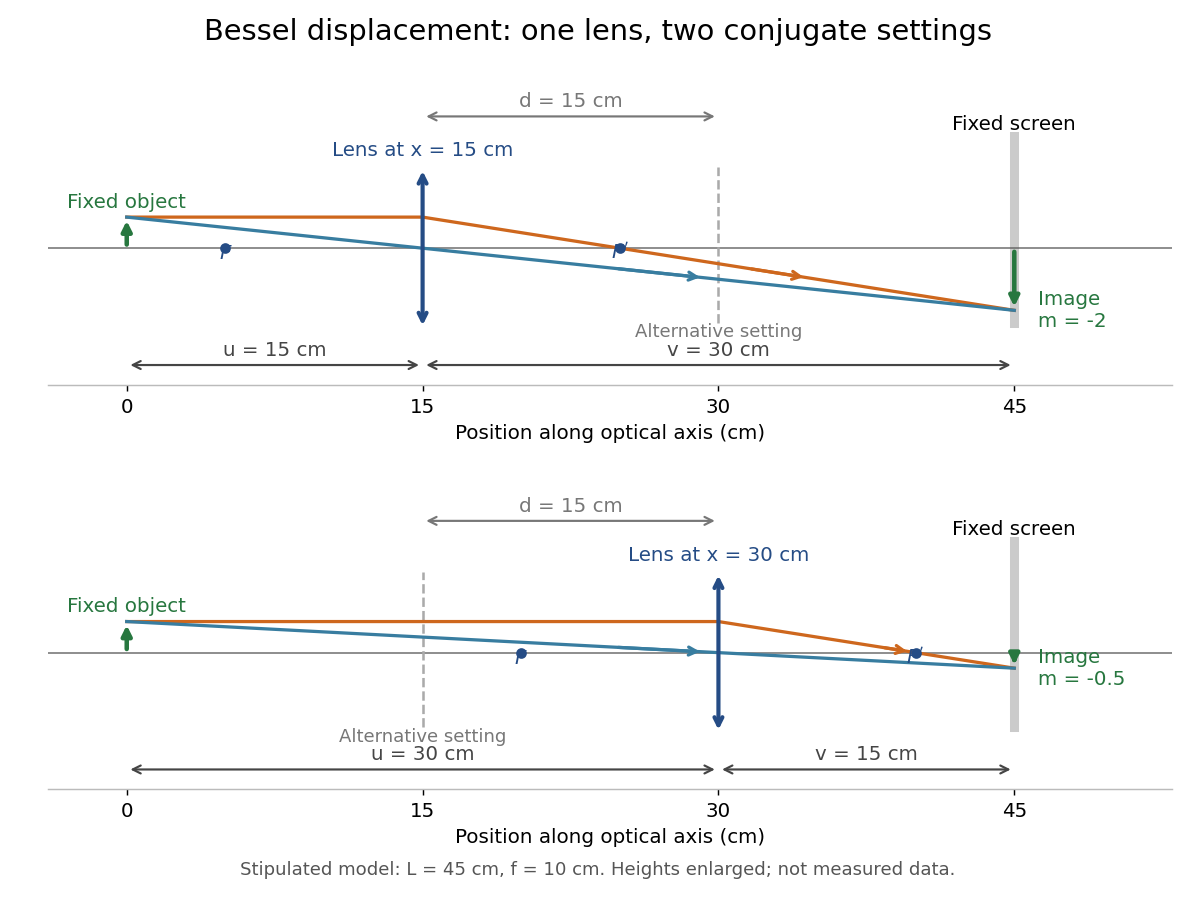

Recreate this plot in Python.
"""Draw ideal Bessel imaging geometry; Python 3.14, matplotlib 3.10.7, numpy 2.3.5.

Run from _media; writes a PNG with this script's basename to the working directory.
"""
from pathlib import Path

import matplotlib.pyplot as plt
import numpy as np


def dimension(ax, left, right, y, label, color="#454545"):
    ax.annotate("", (left, y), (right, y),
                arrowprops={"arrowstyle": "<->", "color": color, "lw": 1.2})
    ax.text((left + right) / 2, y + 0.08, label, ha="center", va="bottom",
            color=color, fontsize=11)


def main():
    plt.rcParams.update({"font.size": 11, "axes.spines.top": False,
                         "axes.spines.right": False})
    fig, axes = plt.subplots(2, 1, figsize=(9.2, 6.9), facecolor="white")
    L, f, height = 45.0, 10.0, 0.5
    for ax, x in zip(axes, (15.0, 30.0)):
        v = L - x
        m = -v / x
        image_height = m * height
        assert np.isclose(1 / f, 1 / x + 1 / v)
        ax.axhline(0, color="#858585", lw=1)
        ax.plot([L, L], [-1.2, 1.8], color="#555555", lw=5, alpha=0.3)
        ax.annotate("", (0, height), (0, 0),
                    arrowprops={"arrowstyle": "-|>", "color": "#27773f", "lw": 2.5})
        ax.annotate("", (L, image_height), (L, 0),
                    arrowprops={"arrowstyle": "-|>", "color": "#27773f", "lw": 2.5})
        ax.annotate("", (x, 1.3), (x, -1.3),
                    arrowprops={"arrowstyle": "<->", "color": "#254c85", "lw": 2.3})
        other = L - x
        ax.plot([other, other], [-1.2, 1.3], ls="--", color="#aaaaaa", lw=1.4)
        # Parallel ray and undeviated central ray; coordinates meet at screen tip.
        ax.plot([0, x, L], [height, height, image_height], color="#ce671d", lw=1.8)
        ax.plot([0, x, L], [height, 0, image_height], color="#387da0", lw=1.8)
        for a, b, col in ((x, L, "#ce671d"), (0, L, "#387da0")):
            p = a + (b - a) * 0.55
            q = a + (b - a) * 0.65
            if a == x:
                y1 = height * (1 - (p - x) / f)
                y2 = height * (1 - (q - x) / f)
            else:
                y1, y2 = height * (1 - p / x), height * (1 - q / x)
            ax.annotate("", (q, y2), (p, y1),
                        arrowprops={"arrowstyle": "->", "color": col, "lw": 1.8})
        ax.scatter([x - f, x + f], [0, 0], color="#254c85", s=24, zorder=5)
        for pos, text in ((x - f, "$F$"), (x + f, "$F'$")):
            ax.text(pos, -0.18, text, ha="center", color="#254c85")
        ax.text(0, 0.65, "Fixed object", ha="center", color="#27773f")
        ax.text(L, 1.9, "Fixed screen", ha="center")
        ax.text(x, 1.48, f"Lens at x = {x:g} cm", ha="center", color="#254c85")
        ax.text(other, -1.43, "Alternative setting", ha="center", color="#777777", fontsize=10)
        ax.text(L + 1.2, image_height, f"Image\nm = {m:g}", va="center", color="#27773f")
        dimension(ax, 0, x, -1.88, f"u = {x:g} cm")
        dimension(ax, x, L, -1.88, f"v = {v:g} cm")
        dimension(ax, 15, 30, 2.12, "d = 15 cm", "#777777")
        ax.set_xlim(-4, 53)
        ax.set_ylim(-2.2, 2.55)
        ax.set_xticks([0, 15, 30, 45])
        ax.set_yticks([])
        ax.spines["left"].set_visible(False)
        ax.spines["bottom"].set_color("#bbbbbb")
        ax.set_xlabel("Position along optical axis (cm)")
    fig.suptitle("Bessel displacement: one lens, two conjugate settings", fontsize=16)
    fig.text(0.5, 0.025, "Stipulated model: L = 45 cm, f = 10 cm. Heights enlarged; not measured data.",
             ha="center", fontsize=10, color="#555555")
    fig.subplots_adjust(left=0.04, right=0.98, top=0.90, bottom=0.12, hspace=0.37)
    fig.savefig(Path(__file__).with_suffix(".png").name, dpi=130, facecolor="white")
    plt.close(fig)


if __name__ == "__main__":
    main()
